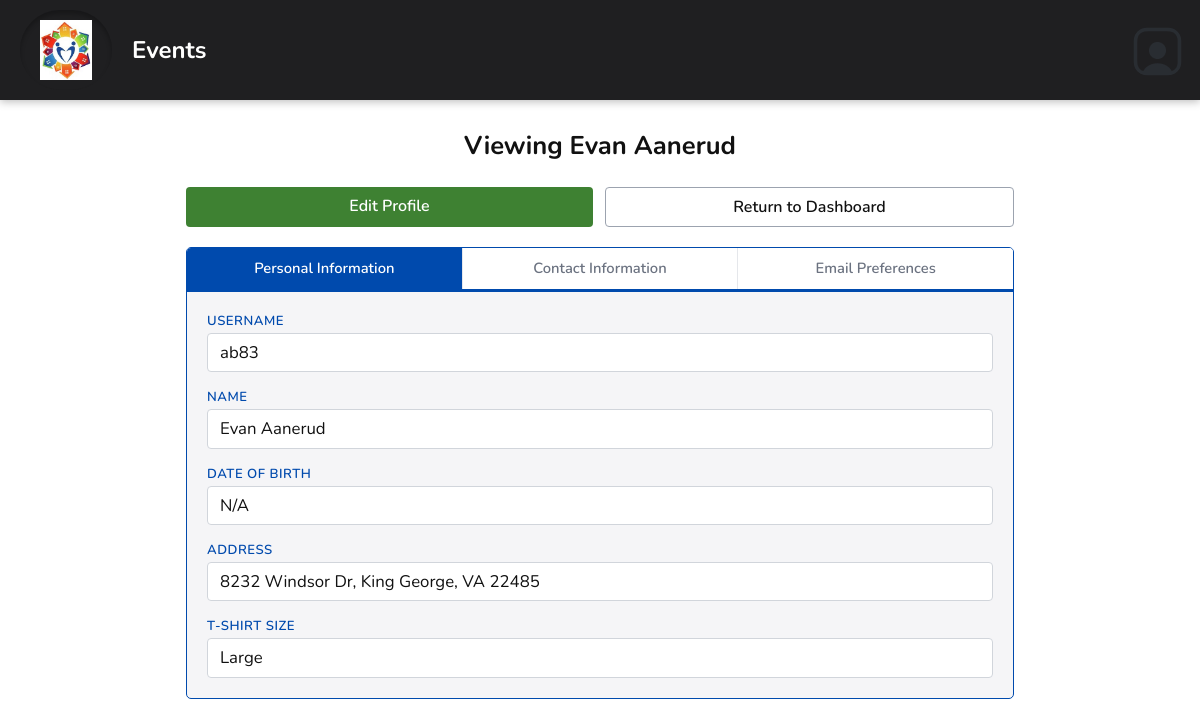
Page /viewProfile.php?id=ab83 (signed in) on the committed database.
### tables this page shows
CREATE TABLE `dbpersons` (
  `id` varchar(256) NOT NULL,
  `first_name` text NOT NULL,
  `last_name` text DEFAULT NULL,
  `phone_number` varchar(16) NOT NULL,
  `email` text DEFAULT NULL,
  `email_prefs` enum('true','false') DEFAULT NULL,
  `birthday` text DEFAULT NULL,
  `t-shirt_size` text DEFAULT NULL,
  `state` varchar(2) DEFAULT NULL,
  `city` text DEFAULT NULL,
  `street_address` text DEFAULT NULL,
  `zip_code` text DEFAULT NULL,
  `emergency_contact_first_name` text DEFAULT NULL,
  `emergency_contact_phone` varchar(16) DEFAULT NULL,
  `emergency_contact_relation` text DEFAULT NULL,
  `archived` tinyint(1) DEFAULT NULL,
  `password` text DEFAULT NULL,
  `contact_num` varchar(255) DEFAULT 'n/a',
  `contact_method` text DEFAULT NULL,
  `type` text DEFAULT NULL,
  `status` text DEFAULT NULL,
  `photo_release` tinyint(1) DEFAULT 0,
  `community_service` tinyint(1) DEFAULT 0,
  `notes` text DEFAULT NULL
);

### database/dbPersons.php (called while the page is built, shortened)
<?php
include_once(dirname(__FILE__).'/../domain/Person.php');
function retrieve_person($id) {
    $con=connect();
    $query = "SELECT * FROM dbpersons WHERE id = '" . $id . "'";
    $result = mysqli_query($con,$query);
    $result_row = mysqli_fetch_assoc($result);
    $thePerson = make_a_person($result_row);
    return $thePerson;
}
function make_a_person($result_row) {
    $thePerson = new Person(
        $result_row['id'],
        $result_row['first_name'],
        $result_row['last_name'],
        $result_row['phone_number'],
        $result_row['email'],
        $result_row['email_prefs'],
        $result_row['birthday'],
        $result_row['t-shirt_size'],
        $result_row['state'],
        $result_row['city'],
        $result_row['street_address'],
        $result_row['zip_code'],
        $result_row['emergency_contact_first_name'],
        $result_row['emergency_contact_phone'],
        $result_row['emergency_contact_relation'],
        $result_row['archived'],
        $result_row['password'],
        $result_row['contact_num'],
        $result_row['contact_method'],
        $result_row['type'],
        $result_row['status'],
        $result_row['photo_release'],
        $result_row['community_service'],
        $result_row['notes']
        );
    return $thePerson;
}

### domain/Person.php (called while the page is built, shortened)
<?php
class Person {
	private $id;
	private $first_name;
	private $last_name;
	private $birthday;
	private $t_shirt_size;
	private $state;
	private $city;
	private $street_address;
	private $zip_code;
	function __construct(
        $id, $first_name, $last_name, $phone1, $email, $email_prefs, $birthday,
		$t_shirt_size, $state, $city, $street_address, $zip_code,
		$emergency_contact_first_name, $emergency_contact_phone, $emergency_contact_relation,
		$archived, $password, $contact_num, $contact_method, $type,
		$status, $photo_release, $community_service, $notes
		) {
        $this->id = $id;
        $this->first_name = $first_name;
        $this->last_name = $last_name;
        $this->birthday = $birthday;
        $this->t_shirt_size = $t_shirt_size;
        $this->state = $state;
        $this->city = $city;
        $this->street_address = $street_address;
        $this->zip_code = $zip_code;
    }
	function get_id() {
		return $this->id;
	}
	function get_first_name() {
		return $this->first_name;
	}
	function get_last_name() {
		return $this->last_name;
	}
	function get_birthday() {
		return $this->birthday;
	}
	function get_t_shirt_size() {
		return $this->t_shirt_size;
	}
	function get_state() {
		return $this->state;
	}
	function get_city() {
		return $this->city;
	}
	function get_street_address() {
		return $this->street_address;
	}
	function get_zip_code() {
		return $this->zip_code;
	}
}

### viewProfile.php (the view, shortened to what this page needs)
<?php
    $userID = null;
    $isAdmin = false;
    if (isset($_SESSION['_id'])) {
        $accessLevel = $_SESSION['access_level'];
        $isAdmin = $accessLevel >= 2;
        $userID = $_SESSION['_id'];
    } else {
        header('Location: login.php');
        die();
    }
    if ($isAdmin && isset($_GET['id'])) {
        $args = sanitize($_GET);
        $id = strtolower($args['id']);
    } else {
        $id = $userID;
    }
    require_once('database/dbPersons.php');
    $user = retrieve_person($id);
    $viewingOwnProfile = $id == $userID;
?>
<!DOCTYPE html>
<html lang="en">
<head>
  <?php
    require_once('header.php');
  ?>
  <link rel="stylesheet" href="css/viewProfile.css">
</head>
<body>
<main class="view-profile-wrap">
  <h2 class="view-profile-title">
    <?php if ($viewingOwnProfile): ?>
      My Profile
    <?php else: ?>
      Viewing <?php echo htmlspecialchars($user->get_first_name() . ' ' . $user->get_last_name()); ?>
    <?php endif ?>
  </h2>
  <div class="profile-actions">
    <a href="editProfile.php<?php if ($id != $userID) echo '?id=' . urlencode($id); ?>" class="btn-primary">Edit Profile</a>
    <a href="index.php" class="btn-secondary">Return to Dashboard</a>
  </div>
  <div class="tab-card">
    <div class="tab-bar">
      <label class="tab-label" for="tab-personal">Personal Information</label>
      <label class="tab-label" for="tab-contact">Contact Information</label>
      <label class="tab-label" for="tab-notifs">Email Preferences</label>
    </div>
    <div class="tab-panel" id="panel-personal">
      <div class="field-row">
        <span class="field-label">Username</span>
        <span class="field-value"><?php echo htmlspecialchars($user->get_id()); ?></span>
      </div>
      <div class="field-row">
        <span class="field-label">Name</span>
        <span class="field-value"><?php echo htmlspecialchars($user->get_first_name() . ' ' . $user->get_last_name()); ?></span>
      </div>
      <div class="field-row">
        <span class="field-label">Date of Birth</span>
        <span class="field-value"><?php echo $user->get_birthday() ? date('m/d/Y', strtotime($user->get_birthday())) : 'N/A'; ?></span>
      </div>
      <div class="field-row">
        <span class="field-label">Address</span>
        <span class="field-value"><?php echo htmlspecialchars($user->get_street_address() . ', ' . $user->get_city() . ', ' . $user->get_state() . ' ' . $user->get_zip_code()); ?></span>
      </div>
      <div class="field-row">
        <span class="field-label">T-Shirt Size</span>
        <span class="field-value"><?php echo htmlspecialchars(ucwords(str_replace('_', ' ', $user->get_t_shirt_size()))); ?></span>
      </div>
    </div>
  </div>
</main>
</body>
</html>

### css/viewProfile.css (style rules this page uses)
.view-profile-wrap { max-width: 860px; margin: 2rem auto; padding: 0 1rem 3rem; font-family: inherit; color: var(--page-font-color, #111111); }
.field-row { display: flex; flex-direction: column; margin-bottom: 1rem; }
.field-row:last-child { margin-bottom: 0; }
.field-label { font-size: 0.82rem; font-weight: 600; color: var(--accent-color, rgb(0, 74, 173)); text-transform: uppercase; letter-spacing: 0.04em; margin-bottom: 3px; }
.field-value { font-size: 1.05rem; color: var(--page-font-color, #111111); background: #ffffff; border: 1px solid #d1d5db; border-radius: 4px; padding: 0.45rem 0.75rem; }
.view-profile-title { font-size: 1.6rem; font-weight: 700; margin-bottom: 1.5rem; color: var(--page-font-color, #111111); text-align: center; }
.btn-primary { display: inline-block; padding: var(--button-padding, 0.5rem 1.5rem); background-color: var(--main-color, rgb(62, 129, 50)); color: var(--button-font-color, #ffffff); border: none; border-radius: var(--button-border-radius, 0.25rem); font-size: 1rem; font-weight: 600; cursor: pointer; text-decoration: none; text-align: center; width: 100%; box-sizing: border-box; margin-bottom: 0.5rem; transition: background-color 0.15s ease; }
.btn-secondary { display: inline-block; padding: var(--button-padding, 0.5rem 1.5rem); background-color: #ffffff; color: var(--page-font-color, #111111); border: 1px solid #9ca3af; border-radius: var(--button-border-radius, 0.25rem); font-size: 1rem; font-weight: 600; cursor: pointer; text-decoration: none; text-align: center; width: 100%; box-sizing: border-box; margin-bottom: 0.5rem; transition: border-color 0.15s ease; }
.profile-actions { display: flex; gap: 0.75rem; margin-bottom: 1.25rem; }
.profile-actions .btn-primary, .profile-actions .btn-secondary { width: auto; margin-bottom: 0; flex: 1; }
.tab-card { border: 1px solid var(--accent-color, rgb(0, 74, 173)); border-radius: 5px; background-color: var(--page-background-color, #f5f5f7); margin-bottom: 20px; overflow: hidden; }
.tab-bar { display: flex; border-bottom: 3px solid var(--accent-color, rgb(0, 74, 173)); background: #ffffff; }
.tab-label { flex: 1; padding: 0.65rem 0.5rem; text-align: center; font-size: 0.92rem; font-weight: 600; color: #6b7280; cursor: pointer; border-right: 1px solid #e5e7eb; transition: background 0.12s, color 0.12s; user-select: none; }
.tab-label:last-of-type { border-right: none; }
#tab-personal:checked ~ .tab-card .tab-label[for="tab-personal"], #tab-contact:checked ~ .tab-card .tab-label[for="tab-contact"], #tab-notifs:checked ~ .tab-card .tab-label[for="tab-notifs"] { background: var(--accent-color, rgb(0, 74, 173)); color: #ffffff; }
.tab-panel { display: none; padding: 20px; }
#tab-personal:checked ~ .tab-card #panel-personal, #tab-contact:checked ~ .tab-card #panel-contact, #tab-notifs:checked ~ .tab-card #panel-notifs { display: block; }

### rows in the picture
dbpersons: $user->get_first_name() . ' ' . $user->get_last_name() "Evan Aanerud", id "ab83", street_address+city+state "8232 Windsor Dr, King George, VA 22485", str_replace "Large"
